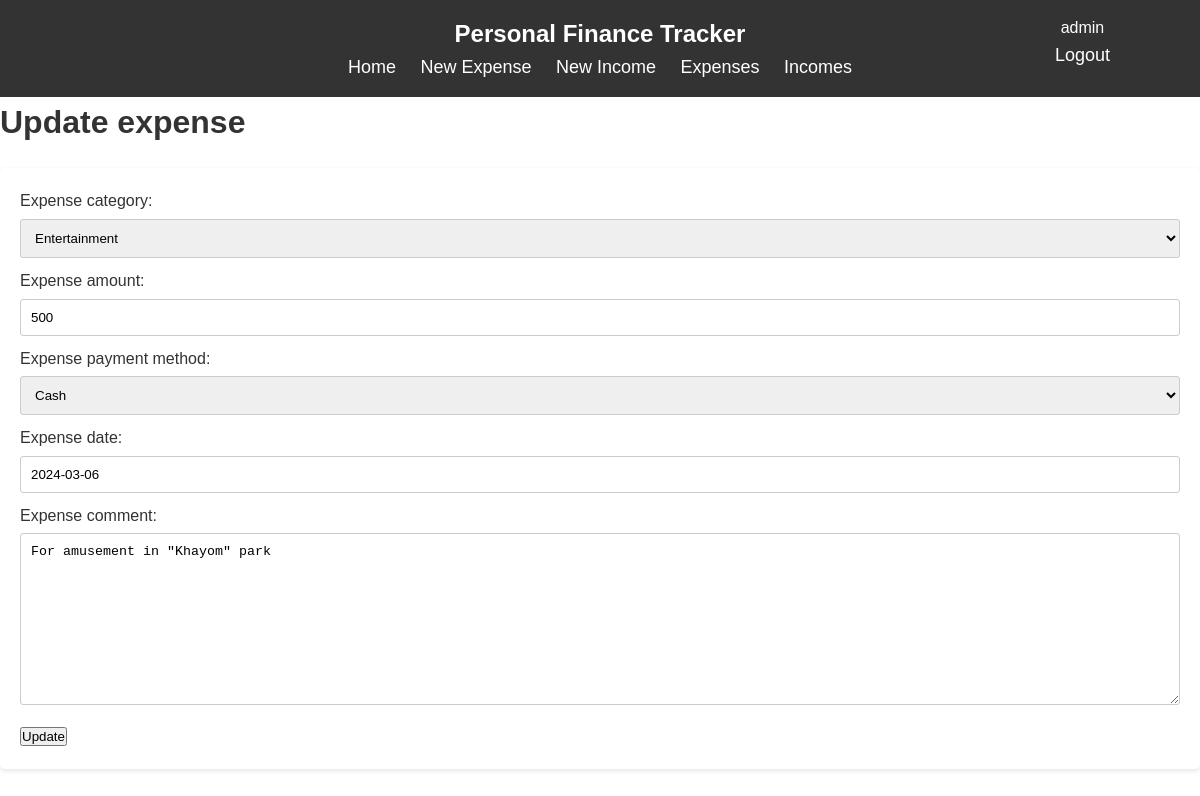
The page /updateexpense/2/ (signed in) on the database its author committed.
### app/models.py (models this page shows)
class Expense(models.Model):
    ExpenseCategory = (
        ('Food/Drinks', 'Food/Drinks'),
        ('Clothing', "Clothing"),
        ('Transportation', 'Transportation'),
        ('Entertainment', 'Entertainment'),
        ('Home', 'Home'),
        ('Family', 'Family'),
        ('Sport/Health', 'Sport/Health'),
        ('Pets', 'Pets'),
        ('Subscriptions', 'Subscriptions'),
        ('Bills/Utiliets', 'Bills and Utilietes'),
        ('Education', 'Education'),
        ('Groceries', 'Groceries'),
    )
    user = models.ForeignKey(User, on_delete=models.CASCADE, null=True, blank=True, related_name='expenses')
    expense_category = models.CharField(max_length=50, choices=ExpenseCategory)
    expense_amount = models.IntegerField(default=0)
    expense_payment_method = models.CharField(max_length=50, choices=PAYMENT_METHOD)
    expense_date = models.DateField(default=timezone.now)
    expense_comment = models.TextField(null=False)

### app/views.py (the view)
# urls.py: path('updateexpense/<int:pk>/', ExpenseUpdate.as_view(), name='update_ex'),
class ExpenseUpdate(LoginRequiredMixin, generic.UpdateView):
    model = Expense
    template_name = 'update_expense.html'
    fields = ['expense_category', 'expense_amount', 'expense_payment_method', 'expense_date', 'expense_comment']
    success_url = reverse_lazy('show_ex')

### app/templates/update_expense.html (shortened to what this page needs)
{% extends "base.html" %}
{% block content %}
<h1>Update expense</h1>
<form method="post">
    {{ form.as_p }}
    <input type="submit" value="Update"/>
</form>
{% endblock content %}

### app/templates/base.html (shortened to what this page needs)
{% load static %}
<!DOCTYPE html>
<html lang="en">
<head>
    <link rel="stylesheet" href="{% static 'css/style.css' %}">
</head>
<body>
    <nav style="display: flex; justify-content: center; position: relative;">
        <div>
        <h1 class="onee">Personal Finance Tracker</h1>
        <a href="{% url 'home' %}">Home</a>
        <a href="{% url 'create_ex' %}">New Expense</a>
        <a href="{% url 'create_in' %}">New Income</a>
        <a href="{% url 'show_ex' %}">Expenses</a>
        <a href="{% url 'show_in' %}">Incomes</a>
    </div>
    <div class="div2" style="position: absolute; right: 80px;">
        {% if request.user.is_authenticated%}
        <p>{{request.user}}</p>
        <a href="{% url 'logout' %}">Logout</a>
        {% else %}
        <a href="{% url 'login' %}">Login</a>
        {% endif %}</div>
    </nav>
    {% block content %}
        {% endblock content %}
</body>
</html>

### rows shown on the page
Expense: expense_category "Entertainment", expense_amount "500", expense_payment_method "Cash", expense_date "2024-03-06", expense_comment "For amusement in \"Khayom\" park"

### other values the page prints
{{ request.user }} "admin"
